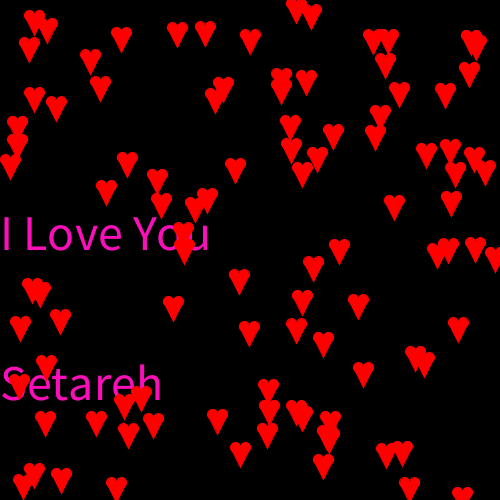
Frame 1 (no input)
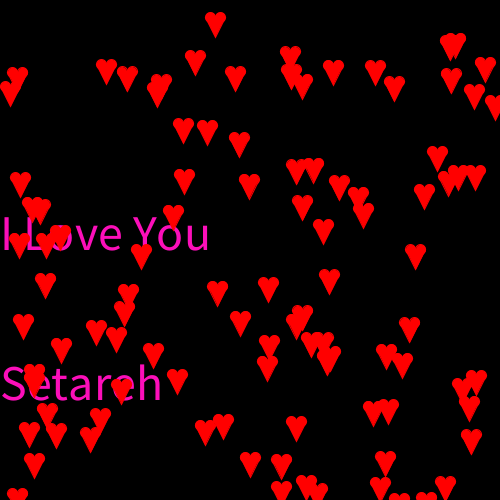
Frame 60 (the mouse pressed at the canvas centre just before this capture)
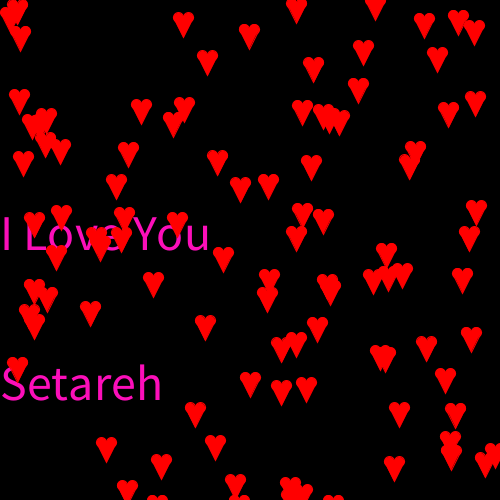
Frame 120 (the mouse held since frame 60 and released just before this capture)

The Processing sketch that drew these frames (run headless with seeded random() and noise(); from frame 60 on, the mouse is pressed at the canvas centre):

// Processing sketch: processing_92227
// ── processing_92227.pde

class Heart{
  float x;
  float y;
  
  float diam;
  color c;
  float yspeed;
  
  
  Heart( float tx, float ty,float tdiam, color tc,float tyspeed)
  {
    x=tx;
    y=ty;
    diam=tdiam;
    c=tc;
    yspeed=tyspeed;
  }
  
  void draw(){
    background(255);
    display();
    move();
  }
  void display(){
    stroke(c);
    fill(c);
    triangle(x,y,x+20,y,x+10,y+20);
    ellipse(x+5,y,diam,diam);
    ellipse(x+15,y,diam,diam);
  }
  void move(){
    y=y+yspeed;
    if(y<0){
      y=500;
    }
  }
}
Heart[] myheart= new Heart[100];

int n=0;

void setup(){
  size(500,500);
 for(int n=0; n<100;n++){
 myheart[n]=new Heart(random(0,500),random(0,500),10,color(255,0,0),
 random(-3,-1));
}
}
void draw(){
background(0);
textSize(50);

fill(252,15,186);
text("I Love You",0,250);
text("Setareh",0,400);

for(int n=0; n<myheart.length; n++){
  myheart[n].display();
  myheart[n].move();
  
}
}
